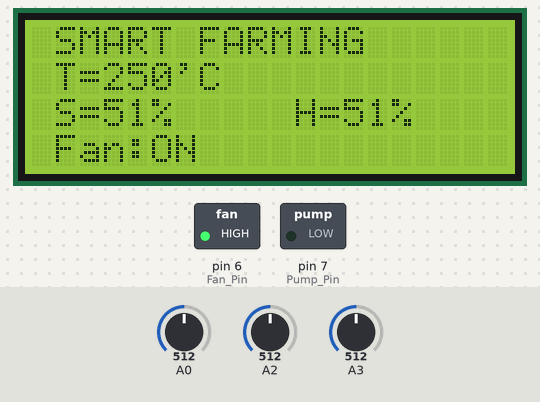
This sketch was run on a simulated Arduino Uno, built with avr-gcc and run on an emulated ATmega328P. Parts: 20×4 character LCD, switched loads named in the sketch (green lamp = pin HIGH). The inputs (shaded band) are chosen by the test bench; at power-on: A0 = 512, A2 = 512, A3 = 512. The local clock reads 2024-03-15 10:24:30 at power-on unless the sketch sets it.

Above: at 1.2 s.
1.3 s: A0 set to 70
At 2.5 s:
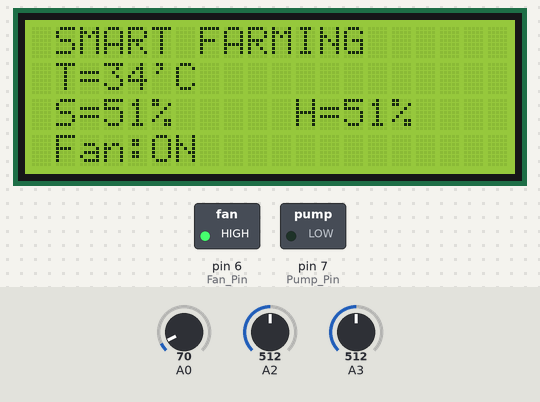
2.8 s: A0 set to 57
At 3.7 s:
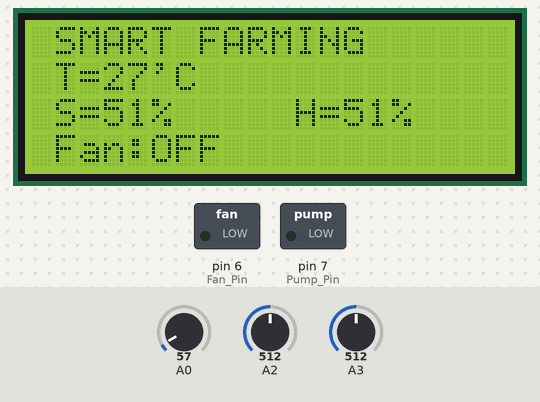
5.8 s: A0 set to 90
At 7.3 s:
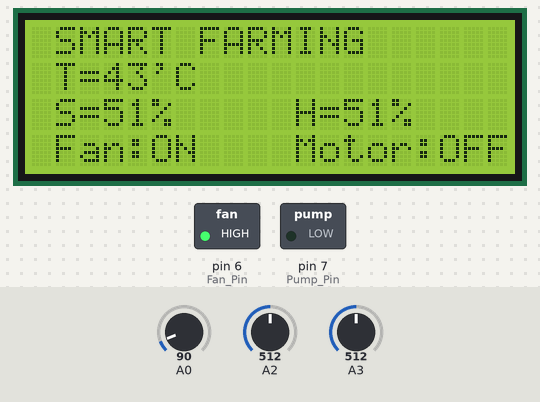
8.5 s: A0 set to 20
At 9.4 s:
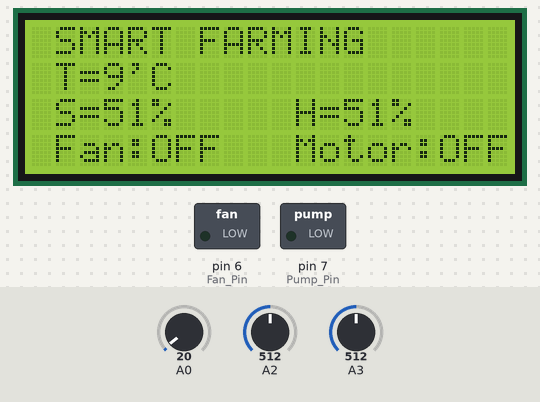
11.5 s: A2 set to 716
At 11.9 s:
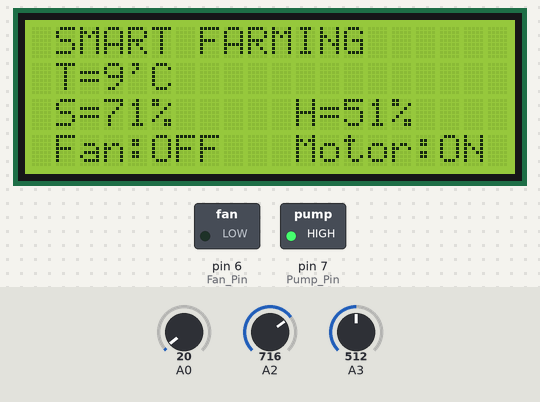
13.5 s: A3 set to 716
At 14.3 s:
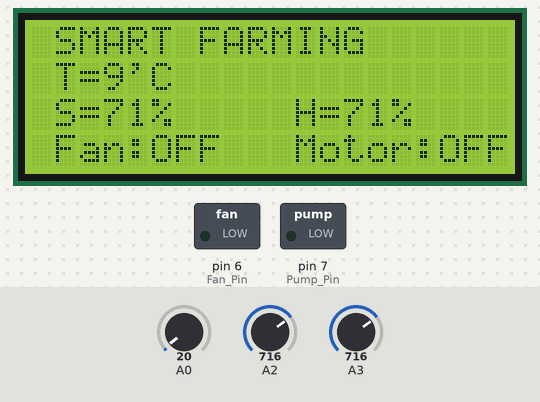
Timing chart, 0 to 17.5 s (numbered marks = the images above; inputs shaded):
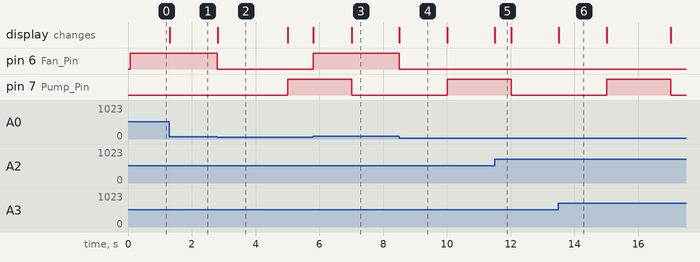

The sketch:

Code.ino
```cpp
#include <LiquidCrystal.h>
#include <Wire.h> // Include the Wire library for I2C communication
#include "RTClib.h" // Include the RTClib for DS137

RTC_DS3231 rtc; // Create an instance of the RTC_DS3231 class

// LiquidCrystal lcd(rs, en, d4, d5, d6, d7);
LiquidCrystal lcd(13, 12, 11, 10, 9, 8);

const int Fan_Pin = 6;
const int Pump_Pin = 7;
const unsigned long motorInterval = 5UL * 1000UL; // Motor runs every 24 seconds
const unsigned long motorDuration = 2UL * 1000UL;  // Motor runs for 2 seconds
unsigned long lastMotorRunTime = 0;
bool motorRunning = false;

void setup() {
  lcd.begin(20, 4); // set up the LCD's number of columns and rows:
  lcd.setCursor(0, 0); // set the cursor position:
  lcd.print(" SMART FARMING    ");

  pinMode(Fan_Pin, OUTPUT);
  pinMode(Pump_Pin, OUTPUT);
  pinMode(A1, INPUT);

  Wire.begin(); // Start the I2C communication
  rtc.begin(); // Initialize the DS137

  // Uncomment the following line if the DS137 lost power and you want to set the time manually.
  // rtc.adjust(DateTime(F(__DATE__), F(__TIME__)));
}

void loop() {
  // Get the current time from DS137
  DateTime now = rtc.now();
  static unsigned long lastUpdateTime = 0;
  unsigned long currentTime = millis();

  // Temperature Sensing
  int S1 = analogRead(A0);  // Read Temperature
  float mV = (S1 / 1023.0) * 5000; // Storing value in millivolts
  int Temp = mV / 10; // Converting millivolts to degree Celsius
  lcd.setCursor(0, 1);
  lcd.print(" T=");
  lcd.print(Temp);
  lcd.print("'C  ");

  // Soil Moisture
  int S3 = analogRead(A2);  // Read Soil Moisture
  int SM = S3 / 10;
  lcd.setCursor(0, 2);
  lcd.print(" S=");
  lcd.print(SM);
  lcd.print("%  ");

  // Air Humidity
  int S4 = analogRead(A3);  // Read Air Humidity
  int H = S4 / 10;
  lcd.setCursor(10, 2);
  lcd.print(" H=");
  lcd.print(H);
  lcd.print("%  ");

  // Fan Control
  if (Temp > 30) {
    digitalWrite(Fan_Pin, HIGH);
    lcd.setCursor(0, 3);
    lcd.print(" Fan:ON  ");
  } else {
    digitalWrite(Fan_Pin, LOW);
    lcd.setCursor(0, 3);
    lcd.print(" Fan:OFF ");
  }

  // Motor Control
  if (motorRunning) {
    if (currentTime - lastMotorRunTime >= motorDuration) {
      motorRunning = false;
      digitalWrite(Pump_Pin, LOW);
      lcd.setCursor(10, 3);
      lcd.print(" Motor:OFF ");
    }
  } else {
    if (currentTime - lastMotorRunTime >= motorInterval) {
      if (SM <= 80) { // Only turn on the motor if soil moisture is less than or equal to 80%
        motorRunning = true;
        digitalWrite(Pump_Pin, HIGH);
        lastMotorRunTime = currentTime;
        lcd.setCursor(10, 3);
        lcd.print(" Motor:ON  ");
      } else {
        lcd.setCursor(10, 3);
        lcd.print(" Motor:OFF ");
      }
    }
  }
}
```

Measured:
- the behaviour switches between 64 and 63 on A0 (found by bisection; images 1 and 2)
- after the input at 1.3 s, the display: changes at once (image 1)
- after the input at 2.8 s, pin 6 (Fan_Pin): HIGH → LOW at once; the display: changes at once (image 2)
- after the input at 5.8 s, pin 6 (Fan_Pin): LOW → HIGH at once; the display: first changes at once (image 3 shows a later state)
- after the input at 8.5 s, pin 6 (Fan_Pin): HIGH → LOW at once; the display: changes at once (image 4)
- after the input at 11.5 s, the display: changes at once (image 5)
- after the input at 13.5 s, the display: changes at once (image 6)
